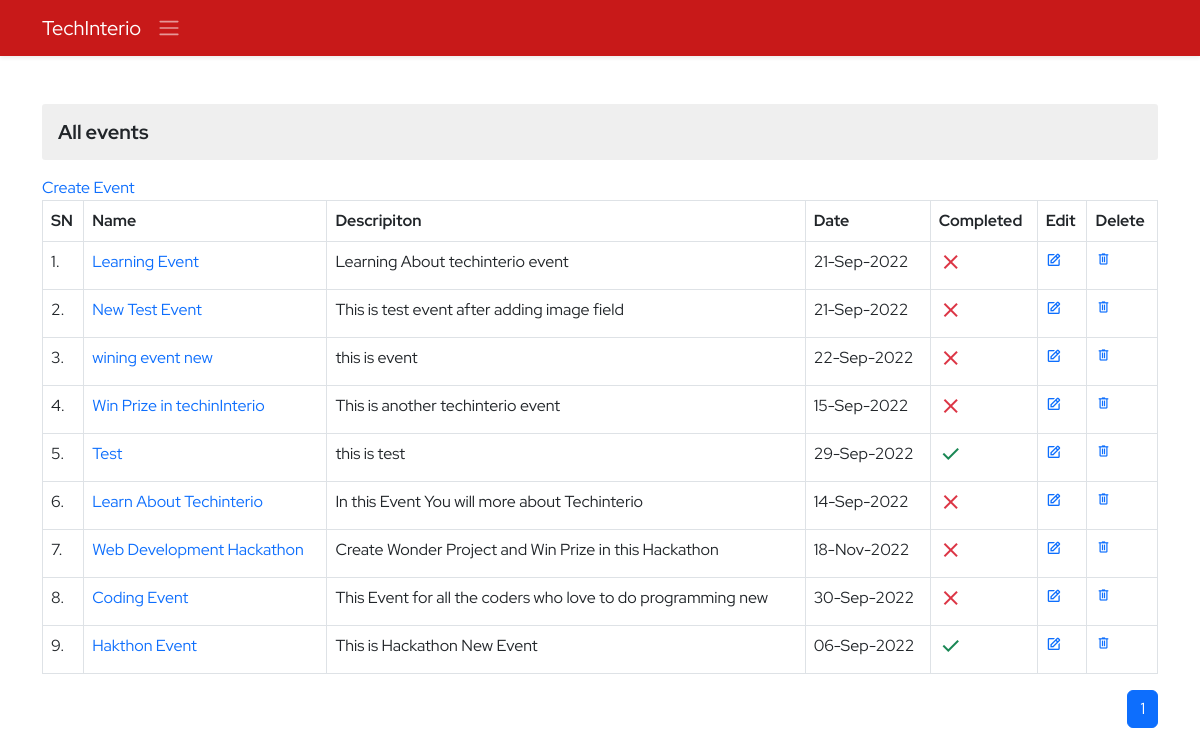
Page /ems/view-events/ (signed in) on the earlier database version.
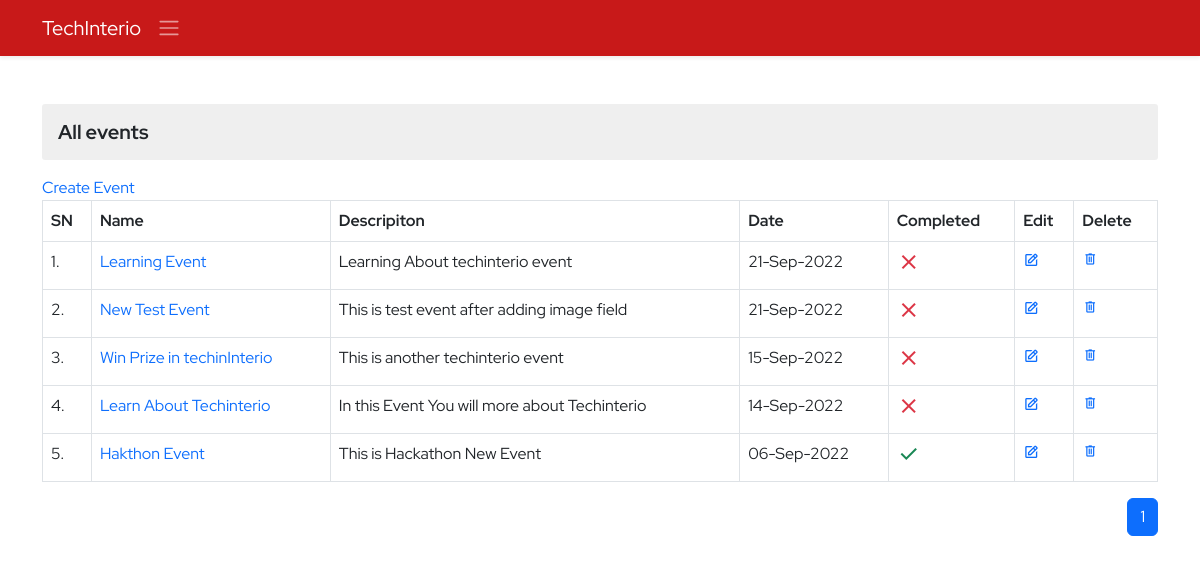
Same page on the later database version.
### ems/models.py (models this page shows, shortened)
class Events(models.Model):
    title=models.CharField(max_length=150)
    description=models.TextField(max_length=300)
    created_at=models.DateTimeField(auto_now_add=True)
    updated_at=models.DateTimeField(auto_now=True)
    image=models.ImageField(upload_to='events',null=True,blank=True)
    date=models.DateField()
    is_completed=models.BooleanField(default=False)

### ems/views.py (the view, shortened to what this page needs)
# urls.py: path('view-events/',viewEvents,name='view-events'),
@login_required()
def viewEvents(request):
    context={}
    try:
        events=Events.objects.all().order_by("-id")
        paginator=Paginator(events,10)
        page_no=request.GET.get('page')
        total_pages=paginator.page_range
        eventespages=paginator.get_page(page_no)
        context['events']=eventespages
        context['pages']=total_pages
    except Exception as e:
        print('Display Events Exception : ',e)
    return render(request,'ems/view_events.html',context)

### ems/templates/ems/view_events.html (shortened to what this page needs)
{% extends './base.html' %} {% block title %} Events | EMS {% endblock title %}
{% block body %}
<div class="container py-4">
  <div class="row d-flex align-items-center justify-content-center">
    <div class="col-12">
      <h3 class="my-3 derpartment-title">All events</h3>
      <a href="{% url 'ems:create-event' %}" class="mb-2">Create Event</a>
      <table class="table table-bordered event-table">
        <tr>
          <th>SN</th>
          <th>Name</th>
          <th>Descripiton</th>
          <th>Date</th>
          <th>Completed</th>
          <th>Edit</th>
          <th>Delete</th>
        </tr>
        {% for event in events %}
        <tr>
          <td>{{forloop.counter}}.</td>
          <td><a href="{% url 'ems:event' event.id %}">{{event.title}}</a></td>
          <td>{{event.description}}</td>
          <td>{{event.date | date:'d-M-Y'}}</td>
          <td>
            {% if event.is_completed %}
            <span class="material-symbols-outlined text-success fw-blod">
            </span>
            {% else %}
            <span class="material-symbols-outlined text-danger"> close </span>
            {% endif %}
          </td>
          <td>
            <a href="#" class="edit" data-bs-toggle="modal" data-bs-target="#edit-event"><i class="bx bx-edit"
                onclick="editevent({{event.id}},'{{event.title}}','{{event.description}}','{{event.date | date:'Y-m-d'}}','{{event.is_completed}}')"></i></a>
          </td>
          <td>
            <a href="{% url 'ems:delete-event' event.id %}" class="delete"><span class="material-symbols-outlined">
                delete </span></a>
          </td>
        </tr>
        {% endfor %}
      </table>
      <nav aria-label="Page navigation example">
        <ul class="pagination justify-content-end">
           {% if pages %} {% for p in pages %} {% if p == events.number %}
          <li class="page-item active" aria-current="page">
            <a class="page-link" href="?page={{p}}">{{p}}</a>
          </li>
          {% else %}
          <li class="page-item">
            <a class="page-link" href="?page={{p}}">{{p}}</a>
          </li>
          {% endif %} {% endfor %} {% endif %}
        </ul>
      </nav>
    </div>
  </div>
</div>
{% endblock body %}

### ems/templates/ems/base.html (shortened to what this page needs)
<!DOCTYPE html>
{% load static %}
<html lang="en">
<head>
    <link href="https://cdn.jsdelivr.net/npm/bootstrap@5.2.0/dist/css/bootstrap.min.css" rel="stylesheet"
>
    <link href='https://unpkg.com/boxicons@2.1.2/css/boxicons.min.css' rel='stylesheet'>
    <link rel="stylesheet" href="{% static 'css/style.css' %}">
</head>
<body>
    <header class="shadow-sm header" >
        <nav class="navbar navbar-expand-lg nav-bg navbar-dark shadow-sm fixed-top">
            <div class="container d-flex align-items-center justify-content-start">
                <a class="navbar-brand" href="{% url 'home:home' %}">TechInterio</a>
                <a class="cursor-pointer float-end active " data-bs-toggle="offcanvas" data-bs-target="#staticBackdrop"
                    aria-controls="staticBackdrop"><span class="navbar-toggler-icon"></span></a>
            </div>
        </nav>
    </header>
    <main class="my-5 pt-3">
        {% block body %}{% endblock body %}
    </main>
</body>
</html>

### static/css/style.css (style rules this page uses)
* { margin: 0; padding: 0; box-sizing: border-box; }
:root { --body-font: 'Red Hat Display', sans-serif; --second-font: 'Kaushan Script', cursive; --biggest-font-size: 2rem; --bigger-font-size: 1.5rem; --big-font-size: 1.25rem; --h1-font-size: 1.5rem; --h2-font-size: 1.25rem; --h3-font-size: 1rem; --normal-font-size: .938rem; --small-font-size: .813rem; --smaller-font-size: .75rem; --font-bold: 700; --font-black: 900; }
@media screen and (min-width: 1024px) { :root { --biggest-font-size: 6rem; --bigger-font-size: 3.5rem; --big-font-size: 2.75rem; --h1-font-size: 2.25rem; --h2-font-size: 1.5rem; --h3-font-size: 1.25rem; --normal-font-size: 1rem; --small-font-size: .875rem; --smaller-font-size: .813rem; --bs-modal-width:700px; } }
* { box-sizing: border-box; padding: 0; margin: 0; }
html { scroll-behavior: smooth; }
body, button, label, select, input { font-family: var(--body-font); font-size: var(--normal-font-size); }
h1, h2, h3 { font-weight: var(--font-bold); }
a { text-decoration: none; }
.cursor-pointer { cursor: pointer; }
.delete span { font-size: 16px !important; }
.nav-bg { background-color: #c30000e6 !important; }
.derpartment-title { font-size: var(--h3-font-size); background-color: #dadada70; padding: 1rem; border-radius: 3px; }

Differences in the rows shown:
removed Events: title "wining event new", description "this is event", date "22-Sep-2022", is_completed False (drawn)
removed Events: title "Test", description "this is test", date "29-Sep-2022", is_completed True (drawn)
removed Events: title "Web Development Hackathon", description "Create Wonder Project and Win Prize in this Hackathon", date "18-Nov-2022", is_completed False (drawn)
removed Events: title "Coding Event", description "This Event for all the coders who love to do programming new", date "30-Sep-2022", is_completed False (drawn)
